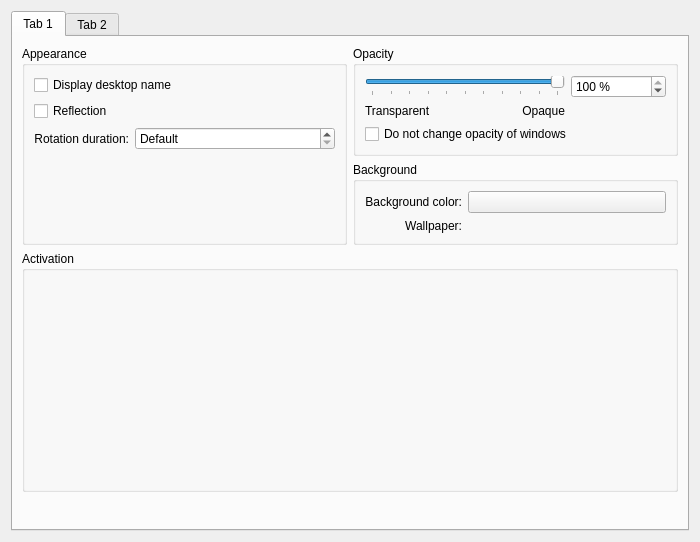
<ui version="4.0" >
 <class>KWin::SphereEffectConfigForm</class>
 <widget class="QWidget" name="KWin::SphereEffectConfigForm" >
  <property name="geometry" >
   <rect>
    <x>0</x>
    <y>0</y>
    <width>700</width>
    <height>542</height>
   </rect>
  </property>
  <layout class="QVBoxLayout" >
   <item>
    <widget class="QTabWidget" name="tabWidget" >
     <property name="currentIndex" >
      <number>0</number>
     </property>
     <widget class="QWidget" name="tab" >
      <attribute name="title" >
       <string>Tab 1</string>
      </attribute>
      <layout class="QGridLayout" name="gridLayout_5" >
       <item row="1" column="1" >
        <widget class="QGroupBox" name="groupBox_5" >
         <property name="title" >
          <string>Background</string>
         </property>
         <layout class="QGridLayout" name="gridLayout" >
          <item row="0" column="0" >
           <widget class="QLabel" name="label_6" >
            <property name="text" >
             <string>Background color:</string>
            </property>
            <property name="alignment" >
             <set>Qt::AlignRight|Qt::AlignTrailing|Qt::AlignVCenter</set>
            </property>
            <property name="buddy" >
             <cstring>backgroundColorButton</cstring>
            </property>
           </widget>
          </item>
          <item row="0" column="1" >
           <widget class="KColorButton" name="backgroundColorButton" >
            <property name="sizePolicy" >
             <sizepolicy vsizetype="Fixed" hsizetype="Expanding" >
              <horstretch>0</horstretch>
              <verstretch>0</verstretch>
             </sizepolicy>
            </property>
           </widget>
          </item>
          <item row="1" column="0" >
           <widget class="QLabel" name="label_3" >
            <property name="text" >
             <string>Wallpaper:</string>
            </property>
            <property name="alignment" >
             <set>Qt::AlignRight|Qt::AlignTrailing|Qt::AlignVCenter</set>
            </property>
            <property name="buddy" >
             <cstring>wallpaperRequester</cstring>
            </property>
           </widget>
          </item>
          <item row="1" column="1" >
           <widget class="KUrlRequester" name="wallpaperRequester" >
            <property name="sizePolicy" >
             <sizepolicy vsizetype="Preferred" hsizetype="Expanding" >
              <horstretch>0</horstretch>
              <verstretch>0</verstretch>
             </sizepolicy>
            </property>
           </widget>
          </item>
         </layout>
        </widget>
       </item>
       <item row="3" column="0" colspan="2" >
        <widget class="QGroupBox" name="groupBox_8" >
         <property name="title" >
          <string>Activation</string>
         </property>
         <layout class="QGridLayout" name="gridLayout_3" >
          <item row="0" column="0" colspan="2" >
           <widget class="KWin::GlobalShortcutsEditor" native="1" name="editor" >
            <property name="minimumSize" >
             <size>
              <width>0</width>
              <height>200</height>
             </size>
            </property>
           </widget>
          </item>
         </layout>
        </widget>
       </item>
       <item rowspan="2" row="0" column="0" >
        <widget class="QGroupBox" name="groupBox_7" >
         <property name="title" >
          <string>Appearance</string>
         </property>
         <layout class="QGridLayout" name="gridLayout_2" >
          <item row="0" column="0" colspan="2" >
           <widget class="QCheckBox" name="displayDesktopNameBox" >
            <property name="text" >
             <string>Display desktop name</string>
            </property>
           </widget>
          </item>
          <item row="1" column="0" colspan="2" >
           <widget class="QCheckBox" name="reflectionBox" >
            <property name="text" >
             <string>Reflection</string>
            </property>
           </widget>
          </item>
          <item row="2" column="0" >
           <widget class="QLabel" name="label" >
            <property name="text" >
             <string>Rotation duration:</string>
            </property>
            <property name="alignment" >
             <set>Qt::AlignRight|Qt::AlignTrailing|Qt::AlignVCenter</set>
            </property>
            <property name="buddy" >
             <cstring>rotationDurationSpin</cstring>
            </property>
           </widget>
          </item>
          <item row="2" column="1" >
           <widget class="QSpinBox" name="rotationDurationSpin" >
            <property name="sizePolicy" >
             <sizepolicy vsizetype="Fixed" hsizetype="Expanding" >
              <horstretch>0</horstretch>
              <verstretch>0</verstretch>
             </sizepolicy>
            </property>
            <property name="minimumSize" >
             <size>
              <width>100</width>
              <height>0</height>
             </size>
            </property>
            <property name="specialValueText" >
             <string comment="Duration of rotation">Default</string>
            </property>
            <property name="suffix" >
             <string> msec</string>
            </property>
            <property name="maximum" >
             <number>5000</number>
            </property>
            <property name="singleStep" >
             <number>10</number>
            </property>
           </widget>
          </item>
          <item row="3" column="0" colspan="2" >
           <spacer name="verticalSpacer_2" >
            <property name="orientation" >
             <enum>Qt::Vertical</enum>
            </property>
            <property name="sizeHint" stdset="0" >
             <size>
              <width>20</width>
              <height>0</height>
             </size>
            </property>
           </spacer>
          </item>
         </layout>
        </widget>
       </item>
       <item row="0" column="1" >
        <widget class="QGroupBox" name="groupBox_4" >
         <property name="title" >
          <string>Opacity</string>
         </property>
         <layout class="QGridLayout" name="gridLayout_6" >
          <item row="1" column="0" colspan="2" >
           <widget class="QSlider" name="cubeOpacitySlider" >
            <property name="minimumSize" >
             <size>
              <width>200</width>
              <height>0</height>
             </size>
            </property>
            <property name="maximum" >
             <number>100</number>
            </property>
            <property name="singleStep" >
             <number>1</number>
            </property>
            <property name="value" >
             <number>100</number>
            </property>
            <property name="orientation" >
             <enum>Qt::Horizontal</enum>
            </property>
            <property name="tickPosition" >
             <enum>QSlider::TicksBelow</enum>
            </property>
            <property name="tickInterval" >
             <number>10</number>
            </property>
           </widget>
          </item>
          <item row="1" column="2" >
           <widget class="QSpinBox" name="cubeOpacitySpin" >
            <property name="minimumSize" >
             <size>
              <width>75</width>
              <height>0</height>
             </size>
            </property>
            <property name="suffix" >
             <string> %</string>
            </property>
            <property name="maximum" >
             <number>100</number>
            </property>
            <property name="value" >
             <number>100</number>
            </property>
           </widget>
          </item>
          <item row="2" column="0" >
           <widget class="QLabel" name="label_4" >
            <property name="text" >
             <string>Transparent</string>
            </property>
           </widget>
          </item>
          <item row="2" column="1" >
           <widget class="QLabel" name="label_5" >
            <property name="text" >
             <string>Opaque</string>
            </property>
            <property name="alignment" >
             <set>Qt::AlignRight|Qt::AlignTrailing|Qt::AlignVCenter</set>
            </property>
           </widget>
          </item>
          <item row="3" column="0" colspan="3" >
           <widget class="QCheckBox" name="desktopOpacityOnlyBox" >
            <property name="text" >
             <string>Do not change opacity of windows</string>
            </property>
           </widget>
          </item>
         </layout>
        </widget>
       </item>
       <item row="4" column="0" colspan="2" >
        <spacer name="verticalSpacer_3" >
         <property name="orientation" >
          <enum>Qt::Vertical</enum>
         </property>
         <property name="sizeHint" stdset="0" >
          <size>
           <width>20</width>
           <height>40</height>
          </size>
         </property>
        </spacer>
       </item>
      </layout>
     </widget>
     <widget class="QWidget" name="tab_2" >
      <attribute name="title" >
       <string>Tab 2</string>
      </attribute>
      <layout class="QGridLayout" name="gridLayout_7" >
       <item row="0" column="0" >
        <widget class="QGroupBox" name="groupBox_3" >
         <property name="title" >
          <string>Caps</string>
         </property>
         <layout class="QGridLayout" name="gridLayout_4" >
          <item row="0" column="0" colspan="2" >
           <widget class="QCheckBox" name="cubeCapsBox" >
            <property name="text" >
             <string>Show caps</string>
            </property>
           </widget>
          </item>
          <item row="1" column="0" >
           <widget class="QLabel" name="capColorLabel" >
            <property name="text" >
             <string>Cap color:</string>
            </property>
            <property name="alignment" >
             <set>Qt::AlignRight|Qt::AlignTrailing|Qt::AlignVCenter</set>
            </property>
            <property name="buddy" >
             <cstring>capColorButton</cstring>
            </property>
           </widget>
          </item>
          <item row="1" column="1" >
           <widget class="KColorButton" name="capColorButton" >
            <property name="sizePolicy" >
             <sizepolicy vsizetype="Fixed" hsizetype="Expanding" >
              <horstretch>0</horstretch>
              <verstretch>0</verstretch>
             </sizepolicy>
            </property>
           </widget>
          </item>
          <item row="2" column="0" colspan="2" >
           <widget class="QCheckBox" name="capsImageBox" >
            <property name="text" >
             <string>Display image on caps</string>
            </property>
           </widget>
          </item>
          <item row="3" column="0" >
           <spacer name="verticalSpacer_4" >
            <property name="orientation" >
             <enum>Qt::Vertical</enum>
            </property>
            <property name="sizeHint" stdset="0" >
             <size>
              <width>20</width>
              <height>40</height>
             </size>
            </property>
           </spacer>
          </item>
         </layout>
        </widget>
       </item>
       <item row="4" column="0" colspan="2" >
        <widget class="QGroupBox" name="groupBox_2" >
         <property name="title" >
          <string>Zoom</string>
         </property>
         <layout class="QGridLayout" name="gridLayout_8" >
          <item row="1" column="0" >
           <widget class="QLabel" name="label_8" >
            <property name="text" >
             <string>Near</string>
            </property>
           </widget>
          </item>
          <item row="1" column="1" >
           <widget class="QLabel" name="label_9" >
            <property name="text" >
             <string>Far</string>
            </property>
            <property name="alignment" >
             <set>Qt::AlignRight|Qt::AlignTrailing|Qt::AlignVCenter</set>
            </property>
           </widget>
          </item>
          <item row="0" column="0" colspan="2" >
           <widget class="QSlider" name="zPositionSlider" >
            <property name="toolTip" >
             <string>Define how far away the object should appear</string>
            </property>
            <property name="maximum" >
             <number>3000</number>
            </property>
            <property name="singleStep" >
             <number>10</number>
            </property>
            <property name="pageStep" >
             <number>100</number>
            </property>
            <property name="orientation" >
             <enum>Qt::Horizontal</enum>
            </property>
            <property name="tickPosition" >
             <enum>QSlider::TicksBelow</enum>
            </property>
            <property name="tickInterval" >
             <number>100</number>
            </property>
           </widget>
          </item>
         </layout>
        </widget>
       </item>
       <item row="6" column="0" colspan="2" >
        <spacer name="verticalSpacer" >
         <property name="orientation" >
          <enum>Qt::Vertical</enum>
         </property>
         <property name="sizeHint" stdset="0" >
          <size>
           <width>20</width>
           <height>0</height>
          </size>
         </property>
        </spacer>
       </item>
       <item row="0" column="1" >
        <widget class="QGroupBox" name="groupBox_9" >
         <property name="title" >
          <string>Additional Options</string>
         </property>
         <layout class="QVBoxLayout" name="verticalLayout" >
          <item>
           <widget class="QCheckBox" name="closeOnMouseReleaseBox" >
            <property name="toolTip" >
             <string>If enabled the effect will be deactivated after rotating the sphere with the mouse,
otherwise it will remain active</string>
            </property>
            <property name="text" >
             <string>Close after mouse dragging</string>
            </property>
           </widget>
          </item>
          <item>
           <widget class="QCheckBox" name="walkThroughDesktopBox" >
            <property name="text" >
             <string>Use this effect for walking through the desktops</string>
            </property>
           </widget>
          </item>
          <item>
           <widget class="QCheckBox" name="invertKeysBox" >
            <property name="text" >
             <string>Invert cursor keys</string>
            </property>
           </widget>
          </item>
          <item>
           <widget class="QCheckBox" name="invertMouseBox" >
            <property name="text" >
             <string>Invert mouse</string>
            </property>
           </widget>
          </item>
         </layout>
        </widget>
       </item>
       <item row="1" column="0" colspan="2" >
        <widget class="QGroupBox" name="capDeformationGroupBox" >
         <property name="title" >
          <string>Cap Deformation</string>
         </property>
         <layout class="QGridLayout" name="gridLayout_9" >
          <item row="0" column="0" colspan="2" >
           <widget class="QSlider" name="capDeformationSlider" >
            <property name="maximum" >
             <number>100</number>
            </property>
            <property name="orientation" >
             <enum>Qt::Horizontal</enum>
            </property>
            <property name="tickPosition" >
             <enum>QSlider::TicksBelow</enum>
            </property>
            <property name="tickInterval" >
             <number>25</number>
            </property>
           </widget>
          </item>
          <item row="1" column="0" >
           <widget class="QLabel" name="capDeformationSphereLabel" >
            <property name="text" >
             <string>Sphere</string>
            </property>
           </widget>
          </item>
          <item row="1" column="1" >
           <widget class="QLabel" name="capDeformationPlaneLabel" >
            <property name="text" >
             <string>Plane</string>
            </property>
            <property name="alignment" >
             <set>Qt::AlignRight|Qt::AlignTrailing|Qt::AlignVCenter</set>
            </property>
           </widget>
          </item>
         </layout>
        </widget>
       </item>
      </layout>
     </widget>
    </widget>
   </item>
  </layout>
 </widget>
 <customwidgets>
  <customwidget>
   <class>KColorButton</class>
   <extends>QPushButton</extends>
   <header>kcolorbutton.h</header>
  </customwidget>
  <customwidget>
   <class>KUrlRequester</class>
   <extends>QFrame</extends>
   <header>kurlrequester.h</header>
   <container>1</container>
  </customwidget>
  <customwidget>
   <class>KWin::GlobalShortcutsEditor</class>
   <extends>QWidget</extends>
   <header location="global" >kwineffects.h</header>
   <container>1</container>
  </customwidget>
 </customwidgets>
 <tabstops>
  <tabstop>tabWidget</tabstop>
  <tabstop>displayDesktopNameBox</tabstop>
  <tabstop>reflectionBox</tabstop>
  <tabstop>rotationDurationSpin</tabstop>
  <tabstop>cubeOpacitySlider</tabstop>
  <tabstop>cubeOpacitySpin</tabstop>
  <tabstop>desktopOpacityOnlyBox</tabstop>
  <tabstop>backgroundColorButton</tabstop>
  <tabstop>wallpaperRequester</tabstop>
  <tabstop>cubeCapsBox</tabstop>
  <tabstop>capColorButton</tabstop>
  <tabstop>capsImageBox</tabstop>
  <tabstop>closeOnMouseReleaseBox</tabstop>
  <tabstop>walkThroughDesktopBox</tabstop>
  <tabstop>invertMouseBox</tabstop>
  <tabstop>invertKeysBox</tabstop>
  <tabstop>capDeformationSlider</tabstop>
  <tabstop>zPositionSlider</tabstop>
 </tabstops>
 <resources/>
 <connections>
  <connection>
   <sender>cubeOpacitySpin</sender>
   <signal>valueChanged(int)</signal>
   <receiver>cubeOpacitySlider</receiver>
   <slot>setValue(int)</slot>
   <hints>
    <hint type="sourcelabel" >
     <x>524</x>
     <y>96</y>
    </hint>
    <hint type="destinationlabel" >
     <x>433</x>
     <y>97</y>
    </hint>
   </hints>
  </connection>
  <connection>
   <sender>cubeOpacitySlider</sender>
   <signal>valueChanged(int)</signal>
   <receiver>cubeOpacitySpin</receiver>
   <slot>setValue(int)</slot>
   <hints>
    <hint type="sourcelabel" >
     <x>331</x>
     <y>97</y>
    </hint>
    <hint type="destinationlabel" >
     <x>524</x>
     <y>96</y>
    </hint>
   </hints>
  </connection>
 </connections>
</ui>
